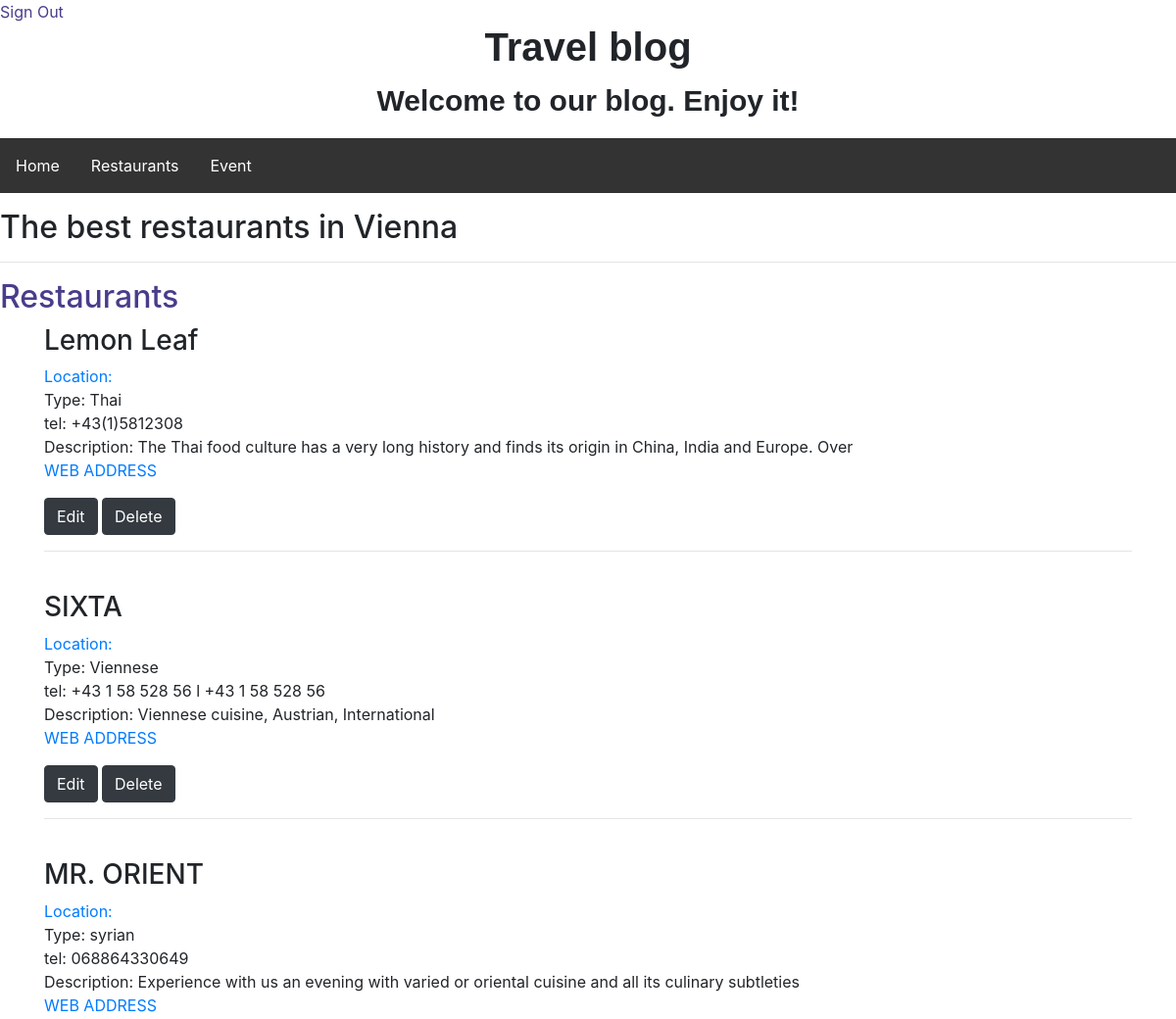
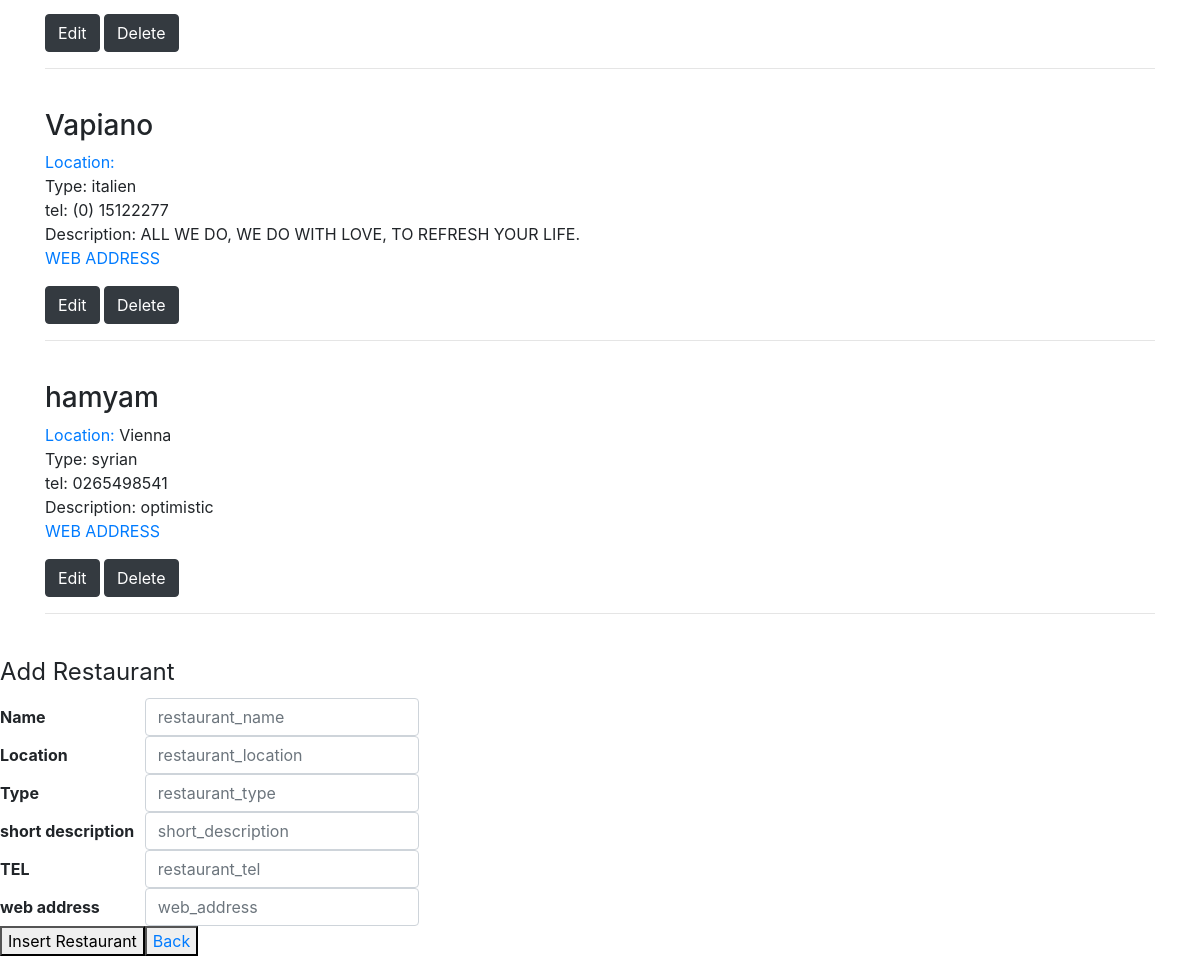
The page /restaurants.php (signed in) on the database its author committed (2 pictures, top to bottom).
### tables this page shows
CREATE TABLE `restaurants` (
  `restaurant_id` smallint(5) UNSIGNED NOT NULL,
  `restaurant_name` varchar(30) NOT NULL,
  `restaurant_location` varchar(50) NOT NULL,
  `restaurant_type` varchar(50) NOT NULL,
  `restaurant_tel` varchar(50) NOT NULL,
  `short_description` varchar(100) NOT NULL,
  `web_address` varchar(50) NOT NULL,
  `fk_restaurant_location` smallint(5) UNSIGNED DEFAULT NULL,
  `image` blob NOT NULL
);

### restaurants.php (the view, shortened to what this page needs)
<?php
require_once 'actions/db.php';
?>
<!DOCTYPE html>
<html>
<head>
  <link rel="stylesheet" href="https://maxcdn.bootstrapcdn.com/bootstrap/4.3.1/css/bootstrap.min.css">
  <link rel="stylesheet" href="https://maxcdn.bootstrapcdn.com/bootstrap/4.3.1/css/bootstrap.min.css">
</head>
<body>
  <a  href="logout.php?logout" style="text-align: center; color: #483D8B;">Sign Out</a>
  <h2 style="text-align: center; font-size: 40px; font-weight: 900; font-family: sans-serif; ">Travel blog</h2>
<p style="text-align: center; font-size: 30px;font-weight: 700; font-family: sans-serif; ">Welcome to our blog. Enjoy it!</p>
<ul>
  <li><a href="home.php">Home</a></li>
  <li><a href="restaurants.php  ?>">Restaurants</a></li>
  <li><a href="event.php">Event</a></li>
</ul>
<h2>The best restaurants in Vienna</h2>
<hr />
<h2 style="color: #483D8B;">Restaurants</h2>
<?php
           $sql = "SELECT * FROM restaurants ";
           $result = mysqli_query($conn,$sql);
            if($result->num_rows > 0) {
                while($row = $result->fetch_assoc()) { ?>
                	<div class="container">
<h3><?php echo $row['restaurant_name'] . "<br>"; ?></h3>
<span><a href="reslocation.php">Location:</a></span> <?php echo $row['restaurant_location'] . "<br>"; ?>
<span>Type:</span> <?php echo $row['restaurant_type']. "<br>"; ?>
<span>tel:</span> <?php echo $row['restaurant_tel']. "<br>"; ?>
<span rype="text">Description:</span> <?php echo $row['short_description']. "<br>"; ?>
<?php echo'<a href="' . $row['web_address'].'" target="_blank">' ; ?><p>WEB ADDRESS</p></a>
<?php if(isset($_SESSION["admin"])){ echo "
 <a href='update.php?id=" .$row['restaurant_id']."'><button type='button' class='btn btn-dark'>Edit</button></a>
      <a href='delete.php?id=" .$row['restaurant_id']."'><button type='button' class='btn btn-dark'>Delete</button></a>"
  ; } ?>
    <hr />
    <br>
</div>
<?php
}
}
?>
<?php if(isset($_SESSION["admin"])){ ?>
   <fieldset >
   <legend>Add Restaurant</legend>
   <form  action="actions/a_create.php" method= "post" >
       <table cellspacing= "0" cellpadding="0">
        <tr>
               <th>Name</th >
               <td><input class="form-control" type="text" name="restaurant_name"  placeholder="restaurant_name" /></td >
           </tr>
           <tr>
               <th>Location</th >
               <td><input class="form-control" type="text" name="restaurant_location"  placeholder="restaurant_location" /></td >
           </tr>
           <tr>
               <th>Type </th>
               <td><input class="form-control" type="text" name="restaurant_type" placeholder="restaurant_type" /></td>
           </tr>
           <tr>
               <th>short description</th>
               <td><input class="form-control" type="text"  name="short_description" placeholder ="short_description" /></td>
           </tr>
           <tr>
               <th>TEL </th>
               <td><input class="form-control" type="text" name="restaurant_tel" placeholder="restaurant_tel" /></td>
           </tr>
           <tr>
               <th>web address </th>
               <td><input class="form-control" type="text" name="web_address" placeholder="web_address" /></td>
           </tr>
           <tr>
               <td><button type ="submit">Insert Restaurant</button></td>
               <td ><a href= "home.php"><button  type="button">Back</ button></a></td>
           </tr >
       </table>
   </form>
</fieldset >
   <?php } ?>
</body>
</html>

### restaurants.php (style rules this page uses)
ul { list-style-type: none; margin: 0; padding: 0; overflow: hidden; background-color: #333333; }
li { float: left; }
li a { display: block; color: white; text-align: center; padding: 16px; text-decoration: none; }

### rows shown on the page
restaurants: restaurant_name "Lemon Leaf", restaurant_type "Thai", restaurant_tel "+43(1)5812308", short_description "The Thai food culture has a very long history and finds its origin in China, India and Europe. Over"
restaurants: restaurant_name "SIXTA", restaurant_type "Viennese", restaurant_tel "+43 1 58 528 56 l +43 1 58 528 56", short_description "Viennese cuisine, Austrian, International"
restaurants: restaurant_name "MR. ORIENT", restaurant_type "syrian", restaurant_tel "068864330649", short_description "Experience with us an evening with varied or oriental cuisine and all its culinary subtleties"
restaurants: restaurant_name "Vapiano", restaurant_type "italien", restaurant_tel "(0) 15122277", short_description "ALL WE DO, WE DO WITH LOVE, TO REFRESH YOUR LIFE."
restaurants: restaurant_name "hamyam", restaurant_location "Vienna", restaurant_type "syrian", restaurant_tel "0265498541", short_description "optimistic"
